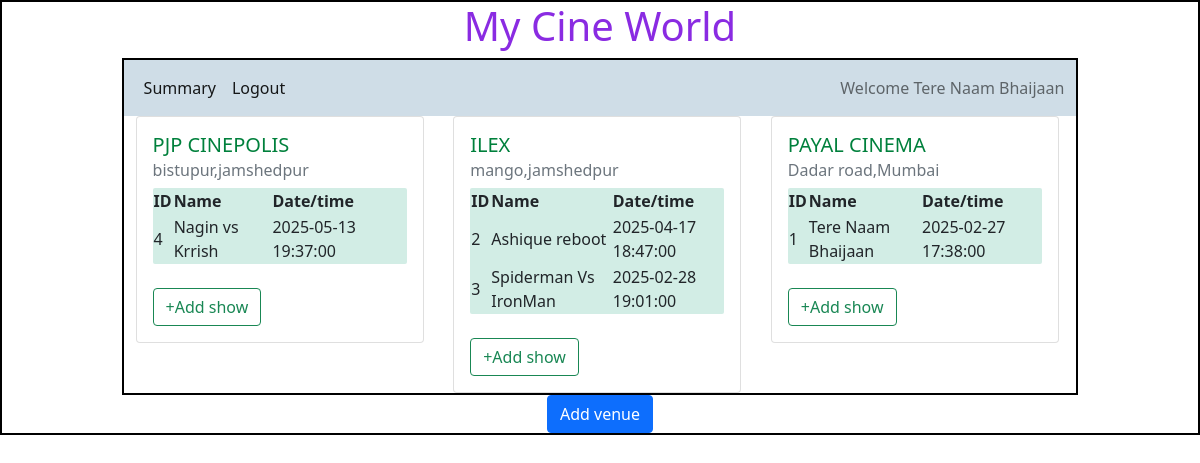
Page /admin/Tere Naam Bhaijaan on the committed database.
### backend/models.py (models this page shows)
class Show(db.Model):
    __tablename__="show"
    id=db.Column(db.Integer,primary_key=True)
    name=db.Column(db.String,nullable=False)
    tags=db.Column(db.String,nullable=False)
    rating=db.Column(db.Integer,default=0)
    ticket_price=db.Column(db.Float,default=0.0)
    date_time=db.Column(db.DateTime,nullable=False)
    theatre_id=db.Column(db.Integer,db.ForeignKey("theatre.id"),nullable=False)
    tickets=db.relationship("Ticket",cascade="all,delete",backref="show",lazy=True)#show can access all of his tickets

class Theatre(db.Model):
    __tablename__="theatre"
    id=db.Column(db.Integer,primary_key=True)
    name=db.Column(db.String,nullable=False)
    location=db.Column(db.String,nullable=False)
    pin_code=db.Column(db.Integer,nullable=False)
    capacity=db.Column(db.Integer,nullable=False)
    show=db.relationship("Show",cascade="all,delete",backref="theatre",lazy=True) #theater can acess all of his show

### backend/controller.py (the view)
@app.route("/admin/<name>")
def admin_dashboard(name):
    theatres =get_theatres()
    return render_template("admin_dashboard.html",name=name,theatres=theatres)

### backend/controller.py (called while the page is built)
def get_theatres():
    theatres=Theatre.query.all()
    return theatres

### templates/admin_dashboard.html (shortened to what this page needs)
<!DOCTYPE html>
<html lang="en">
<head>
    <link rel="stylesheet" href="/static/styles/style.css">
    <link href="https://cdn.jsdelivr.net/npm/bootstrap@5.0.2/dist/css/bootstrap.min.css" rel="stylesheet">
</head>
<body>
    <div id="container">
      <h1 id="heading">My Cine World</h1>
        <div id="panel">
          <nav class="navbar navbar-expand-lg navbar-light" style="background-color: #cfdde7;" >
            <div class="container-fluid">
              <div  class="collapse navbar-collapse" id="navbarText">
                <ul class="navbar-nav me-auto mb-2 mb-lg-0">
                  <li class="nav-item">
                    <a class="nav-link active" aria-current="page" href="#">Summary</a>
                  </li>
                  <li class="nav-item">
                    <a class="nav-link active" href="/login">Logout</a>
                  </li>
                </ul>
                <span class="navbar-text">
                  Welcome {{name}}
                </span>
              </div>
            </div>
          </nav>
     <div class="container">
      {%if theatres%}
      <div class="row">
        {%for theatre in theatres%}
        <div class="col">
          <div class="card" style="width: 18rem;">
              <div class="card-body">
                <div id="theatre-name"><h5 class="card-title">{{theatre.name}}</h5></div>
                <h6 class="card-subtitle mb-2 text-muted">{{theatre.location}}</h6>
                {%if theatre.show%}
                <table id="show-table">
                  <tr>
                    <th>ID</th>
                    <th>Name</th>
                    <th>Date/time</th>
                  </tr>
                  {%for show in theatre.show%}
                  <tr>
                    <td>{{show.id}}</td>
                    <td>{{show.name}}</td>
                    <td>{{show.date_time}}</td>
                  </tr>
                  {%endfor%}
                </table>
                {%else%}
                <p>No show here</p>
                {%endif%}
                <br>
                <a href="/show/{{theatre.id}}/{{name}}" type="button" class="btn btn-outline-success">+Add show</a>
              </div>
            </div>
        </div>
        {%endfor%}
      </div>
      {%else%}
      <h3>No Venue available</h3>
      {%endif%}
    </div>
        </div>
        <div class="d-flex justify-content-md-center">
          <a href="/venue/{{name}}" type="button"  class="btn btn-primary  d-flex justify-content-center">Add venue</a>
        </div>
    </div>
</body>
</html>

### static/styles/style.css (style rules this page uses)
* { margin: 0px; }
#container,#panel { border: 2px solid black; }
#panel { width: 80%; height: auto; margin: auto; }
#heading { color: blueviolet; text-align: center; }
#show-table { background-color: rgb(210, 237, 229); border-radius: 2px; }
#theatre-name { color: rgb(0, 128, 60); }

### rows in the picture
Show: name "Tere Naam Bhaijaan", id "1", date_time "2025-02-27 17:38:00"
Theatre: name "PJP CINEPOLIS", location "bistupur,jamshedpur"
Show: id "4", name "Nagin vs Krrish", date_time "2025-05-13 19:37:00"
Theatre: name "ILEX", location "mango,jamshedpur"
Show: id "2", name "Ashique reboot", date_time "2025-04-17 18:47:00"
Show: id "3", name "Spiderman Vs IronMan", date_time "2025-02-28 19:01:00"
Theatre: name "PAYAL CINEMA", location "Dadar road,Mumbai"
